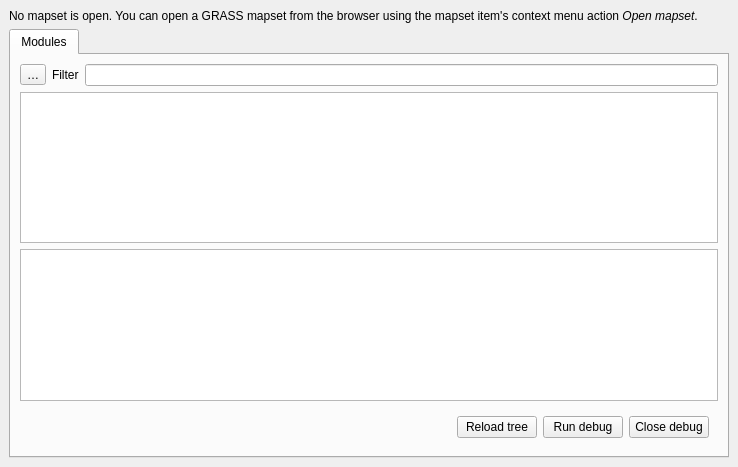
<?xml version="1.0" encoding="UTF-8"?>
<ui version="4.0">
 <class>QgsGrassToolsBase</class>
 <widget class="QgsDockWidget" name="QgsGrassToolsBase">
  <property name="geometry">
   <rect>
    <x>0</x>
    <y>0</y>
    <width>738</width>
    <height>467</height>
   </rect>
  </property>
  <property name="windowTitle">
   <string>GRASS Tools</string>
  </property>
  <widget class="QWidget" name="mContents">
   <layout class="QGridLayout" name="gridLayout">
    <item row="0" column="0">
     <widget class="QLabel" name="mMessageLabel">
      <property name="text">
       <string>&lt;html&gt;&lt;head/&gt;&lt;body&gt;&lt;p&gt;No mapset is open. You can open a GRASS mapset from the browser using the mapset item's context menu action &lt;span style=&quot; font-style:italic;&quot;&gt;Open mapset&lt;/span&gt;.&lt;/p&gt;&lt;/body&gt;&lt;/html&gt;</string>
      </property>
      <property name="wordWrap">
       <bool>true</bool>
      </property>
     </widget>
    </item>
    <item row="1" column="0">
     <widget class="QTabWidget" name="mTabWidget">
      <property name="currentIndex">
       <number>0</number>
      </property>
      <widget class="QWidget" name="mModulesTreeTab">
       <attribute name="title">
        <string>Modules</string>
       </attribute>
       <layout class="QVBoxLayout" name="verticalLayout">
        <item>
         <layout class="QHBoxLayout" name="horizontalLayout_2">
          <item>
           <widget class="QToolButton" name="mViewModeButton">
            <property name="text">
             <string>…</string>
            </property>
            <property name="icon">
             <iconset resource="../../../images/images.qrc">
              <normaloff>:/images/themes/default/mIconListView.png</normaloff>:/images/themes/default/mIconListView.png</iconset>
            </property>
           </widget>
          </item>
          <item>
           <widget class="QLabel" name="label">
            <property name="text">
             <string>Filter</string>
            </property>
            <property name="margin">
             <number>4</number>
            </property>
           </widget>
          </item>
          <item>
           <widget class="QLineEdit" name="mFilterInput"/>
          </item>
         </layout>
        </item>
        <item>
         <widget class="QTreeView" name="mTreeView">
          <attribute name="headerVisible">
           <bool>false</bool>
          </attribute>
         </widget>
        </item>
        <item>
         <widget class="QListView" name="mListView">
          <property name="horizontalScrollBarPolicy">
           <enum>Qt::ScrollBarAlwaysOff</enum>
          </property>
          <property name="alternatingRowColors">
           <bool>true</bool>
          </property>
          <property name="wordWrap">
           <bool>true</bool>
          </property>
         </widget>
        </item>
        <item>
         <widget class="QWidget" name="mDebugWidget" native="true">
          <layout class="QHBoxLayout" name="horizontalLayout">
           <item>
            <widget class="QLabel" name="mDebugLabel">
             <property name="sizePolicy">
              <sizepolicy hsizetype="Expanding" vsizetype="Preferred">
               <horstretch>0</horstretch>
               <verstretch>0</verstretch>
              </sizepolicy>
             </property>
             <property name="text">
              <string/>
             </property>
            </widget>
           </item>
           <item>
            <widget class="QPushButton" name="mDebugReloadButton">
             <property name="text">
              <string>Reload tree</string>
             </property>
            </widget>
           </item>
           <item>
            <widget class="QPushButton" name="mDebugButton">
             <property name="text">
              <string>Run debug</string>
             </property>
            </widget>
           </item>
           <item>
            <widget class="QPushButton" name="mCloseDebugButton">
             <property name="text">
              <string>Close debug</string>
             </property>
            </widget>
           </item>
          </layout>
         </widget>
        </item>
       </layout>
      </widget>
     </widget>
    </item>
   </layout>
   <zorder>mTabWidget</zorder>
   <zorder>mMessageLabel</zorder>
  </widget>
 </widget>
 <customwidgets>
  <customwidget>
   <class>QgsDockWidget</class>
   <extends>QDockWidget</extends>
   <header>qgsdockwidget.h</header>
   <container>1</container>
  </customwidget>
 </customwidgets>
 <resources>
  <include location="../../../images/images.qrc"/>
 </resources>
 <connections/>
</ui>
